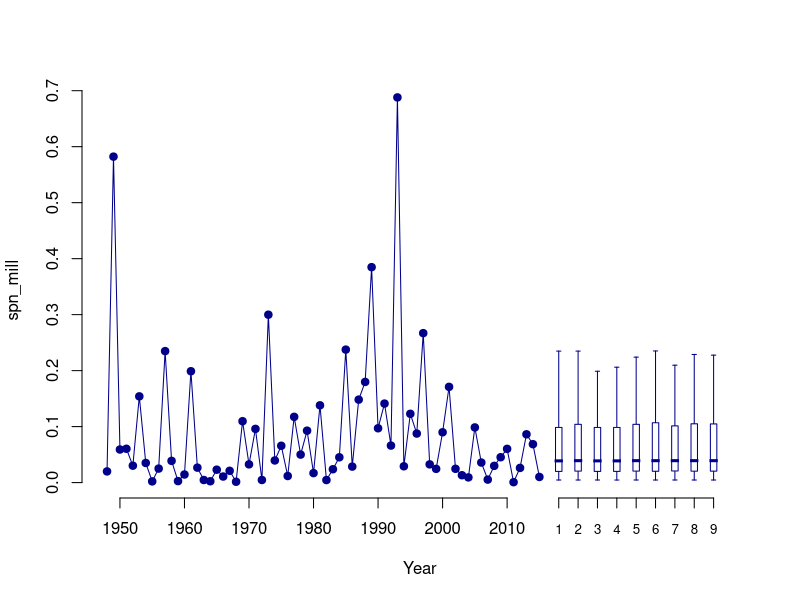

The R script that drew this image:
# Script to check alternative quantile calculations against excel

# the quantile() function actually has 9 alternative methods 
#  ?quantile

# the default method is type=7 and gave very different result from a excel-based
# cross-check for Estu Spn. So, here's a check of alternative types.
# The excel calcs are in Quantiles_ExcelCalc.xlsx


test.series <- read.csv("SampleData1.csv",stringsAsFactors=FALSE)
probs.use <- c(0.1,0.25,0.5,0.75,0.9)
var.use <- "spn_mill"


mat.out <- matrix(NA,nrow=9,ncol=length(probs.use),dimnames=list(paste("Type",1:9,sep=""),
			paste("p",probs.use*100,sep="")))

print(median(test.series[,var.use]))
for(t in 1:9){

	mat.out[t,] <- quantile(test.series[,var.use],type=t,probs=probs.use )

}

mat.out

write.csv(mat.out,"quantiles_R_Output.csv")


#  => quantile type=6 exactly matches the Excel results for this data set



# Plot the differences
ylim.plot <- c(0,max(test.series[,var.use],na.rm=TRUE))
xlim.plot <- c(min(test.series[,"yr"],na.rm=TRUE),30+ max(test.series[,"yr"],na.rm=TRUE))
plot(test.series[,"yr"],test.series[,var.use],axes=FALSE,bty="n",type="o",col="darkblue",
	xlim=xlim.plot,ylim=ylim.plot,pch=19,xlab="Year",ylab=var.use)
axis(2)
x.ticks <- pretty(test.series[,"yr"])[pretty(test.series[,"yr"]) %in% test.series[,"yr"]]
axis(1,at=x.ticks ,labels=x.ticks )

box.add <- function(X,at.x=1,box.width=1,fill.use="white",border.use="darkblue",whisker.lty=1,tips.add=FALSE){
                segments(at.x,X[1],at.x,X[5],col=border.use,lty=whisker.lty)
				if(tips.add){
							tip.length <- box.width/3
							segments(at.x-tip.length ,X[1],at.x+tip.length ,X[1],col=border.use)
							segments(at.x-tip.length ,X[5],at.x+tip.length ,X[5],col=border.use)
							}
                rect(at.x-box.width/2,X[2],at.x+box.width/2,X[4],col=fill.use,border=border.use)
                segments(at.x-(box.width/2)+0.1,X[3],at.x+(box.width/2)-0.1,X[3],col=border.use,lwd=3,lend=2)
                        }


bar.ticks <- max(test.series[,"yr"],na.rm=TRUE) + c(1:9)*(3)

for(t in 1:9){
box.add(mat.out[t,],at.x=bar.ticks[t]  ,box.width=1,tips.add=TRUE)
}

axis(1,at=bar.ticks,labels=1:9,cex.axis=0.8)






